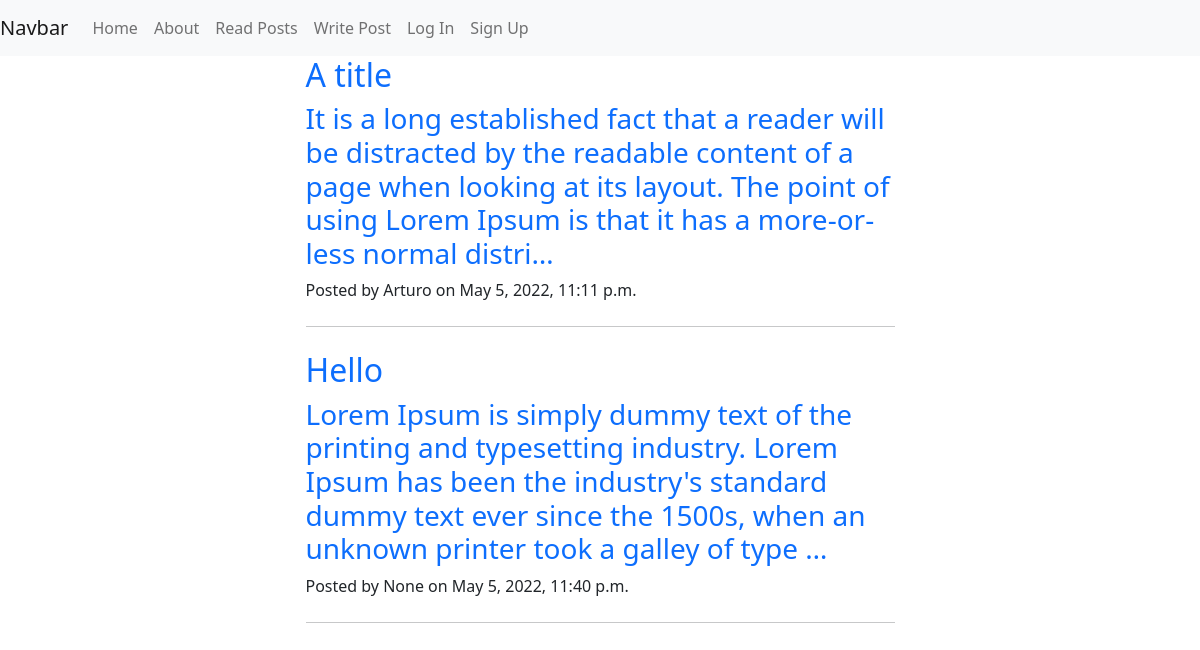
/posts/, run on an earlier commit of the app's database.
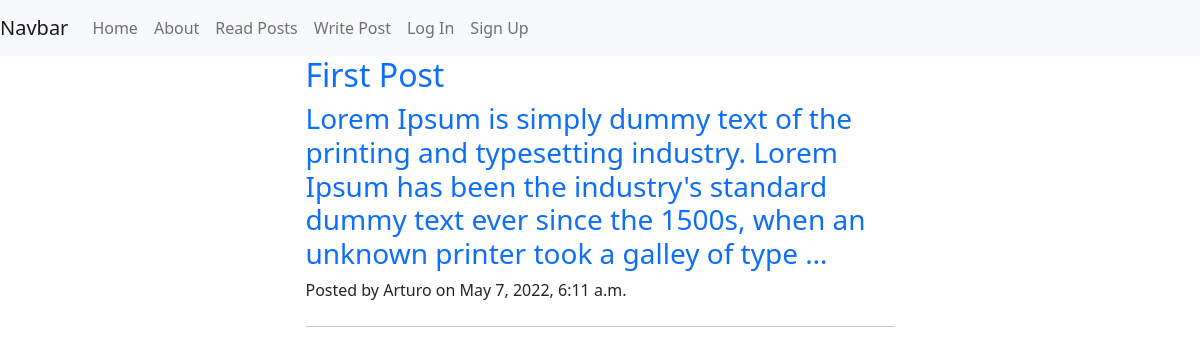
And on a later commit of the database.
### posts/models.py (models this page shows, shortened)
class Post(models.Model):
        title = models.CharField(max_length=256)
        author=models.ForeignKey(
            'auth.User',
            on_delete=models.CASCADE,
            null=True,default=None
        )
        body=models.TextField()
        created_on=models.DateTimeField(auto_now_add=True)

### posts/views.py (the view)
# urls.py: path('',PostListView.as_view(),name='post_list'),
class PostListView(ListView):
    template_name='posts/list.html'
    model=Post

### templates/posts/list.html
{% extends "base.html" %}
{% block content %}
{% for obj in object_list %}
  <div class="container px-4 px-lg-5">
    <div class="row gx-4 gx-lg-5 justify-content-center">
        <div class="col-md-10 col-lg-8 col-xl-7">
            <div class="post-preview">
                <a href="{% url 'post_detail' obj.id %}">
                    <h2 class="post-title">{{obj.title}}</h2>
                    <h3 class="post-subtitle">{{obj.body|truncatechars:200}}</h3>
                </a>
                <p class="post-meta">
                    Posted by
                    <span>{{obj.author}}</span>
                    on <span>{{obj.created_on}}</span>
                </p>
            </div>
            <hr class="my-4" />
        </div>
    </div>
</div>
{% endfor %}
{% endblock %}

### templates/base.html (shortened to what this page needs)
{% load static %}
<!DOCTYPE html>
<html lang="en">
<head>
    <link
    href="https://cdn.jsdelivr.net/npm/bootstrap@5.1.3/dist/css/bootstrap.min.css"
    rel="stylesheet"
>
    <link rel="stylesheet" type="text/css" href="{% static 'css/base.css' %}">
</head>
<body>
    <nav class="navbar navbar-expand-lg navbar-light bg-light">
        <a class="navbar-brand" href="{% url 'home' %}">Navbar</a>
        <div class="collapse navbar-collapse" id="navbarNavAltMarkup">
          <div class="navbar-nav">
            <a class="nav-item nav-link" href="{% url 'home' %}">Home </a>
            <a class="nav-item nav-link" href="{% url 'about' %}">About</a>
            <a class="nav-item nav-link" href="{% url 'post_list' %}">Read Posts</a>
            <a class="nav-item nav-link" href="{% url 'post_new' %}">Write Post</a>
            {% if user.is_authenticated %}
            <a class="nav-item nav-link" href="{% url 'logout' %}">Log Out</a>
            <a class="nav-item nav-link" href="{% url 'password_change' %}">Change Password</a>
            {% else %}
            <a class="nav-item nav-link" href="{% url 'login' %}">Log In</a>
            <a class="nav-item nav-link" href="{% url 'signup' %}">Sign Up</a>
            {% endif%}
          </div>
        </div>
      </nav>
    {% block content %}
    {% endblock content %}
</body>
</html>

### static/css/base.css (style rules this page uses)
a { text-decoration: none; }

What changed in the data, as far as the page shows it:
removed Post: title "A title", body "It is a long established fact that a reader will be distracted by the readable content of a page when looking at its layout. The point of using Lorem Ipsum is that it has a more-or-less normal distri…", author "Arturo", created_on "May 5, 2022, 11:11 p.m."
removed Post: title "Hello", body "Lorem Ipsum is simply dummy text of the printing and typesetting industry. Lorem Ipsum has been the industry's standard dummy text ever since the 1500s, when an unknown printer took a galley of type …", author "None", created_on "May 5, 2022, 11:40 p.m."
added Post: title "First Post", body "Lorem Ipsum is simply dummy text of the printing and typesetting industry. Lorem Ipsum has been the industry's standard dummy text ever since the 1500s, when an unknown printer took a galley of type …", author "Arturo", created_on "May 7, 2022, 6:11 a.m."
